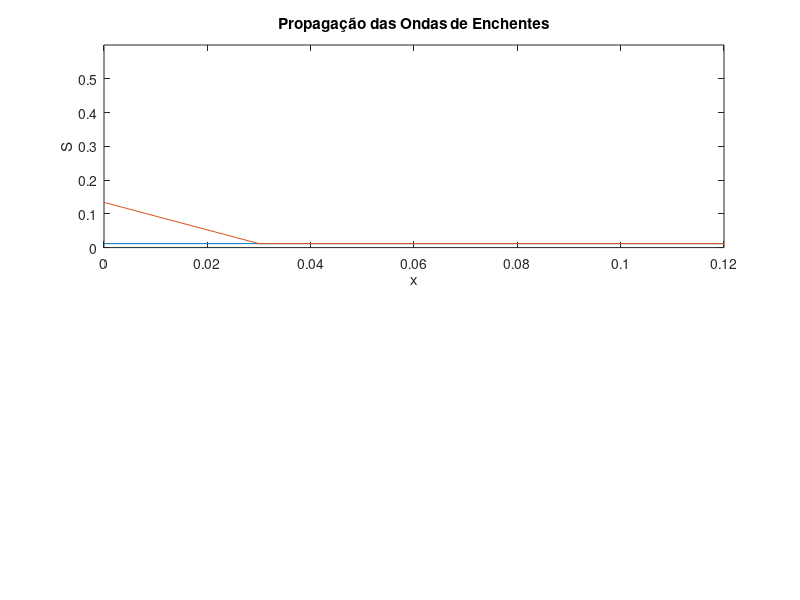
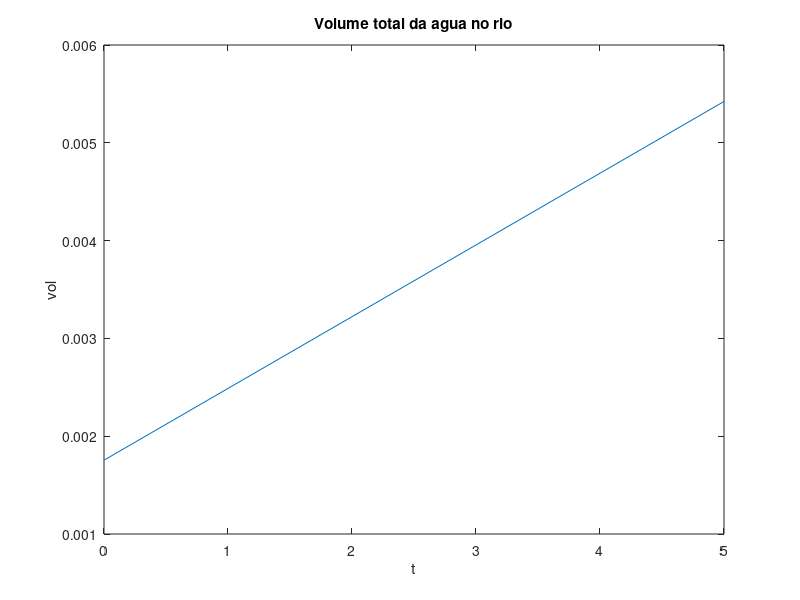

The MATLAB script that drew these images, in order:
L = 0.12; % Comprimento do Rio.
N = input ('Número de pontos ao longo do Rio? ');
dt = input ('dt? ');
tt = input ('Tempos a serem plotados? Escreva entre colchetes, ex: [3 4 8] ');
nt=size(tt,2)+1;
tt = [0 tt]; % Aqui estamos incluindo t=0 como o primeiro tempo plotado.
% Inicializacao:
dx = L/(N-1);
x = 0:dx:L; % Grade espacial
S = 0.0117*ones(size(x)); % Valores iniciais de S;
subplot(211)
%Plot para t=0
plot(x,S)
axis([0 L 0 0.6]);
hold on
c = dt/dx;
jt = 1;
for it = 1:nt-1
% Loop entre os plots;
for  t = tt(it):dt:tt(it+1)
S(2:N) = S(2:N)-c*S(2:N).*(S(2:N)-S(1:N-1));
S(1) = 0.0117 + 0.1*(t<7)*(1-cos (2*pi*t/7)); % dados a montante
ts(jt)=t;
Ssum(jt)=dx*sum(S); % Volume total de água no rio. 
jt=jt+1;
end

% Grafico para t=tt(it+1)
plot(x, S)
end

xlabel('x')
ylabel('S')

title('Propagação das Ondas de Enchentes')

hold off

% Segunda figura: Volume total da água no rio
figure;
plot(ts, Ssum)
xlabel('t')
ylabel('vol')
title('Volume total da agua no rio')

